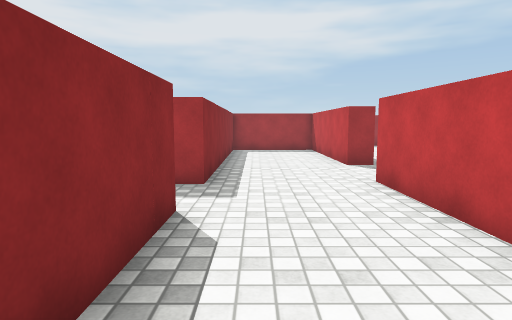
[1] (above)

24 first-person views from a walk through a 3-D level made in the Unity game engine. The camera is 1.2 m above the floor, tilts 6° down and sees 75° across. The floor is counted in squares, 1 m on a side. Each view is taken from the middle of a square. On the plan, view 1 faces up. The plan holds only what a view shows up to about 14 squares ahead; the rest is blank. The place goes on beyond the plan. The player character is not drawn. Surface patterns are stand-ins for the level's own textures.

[2]
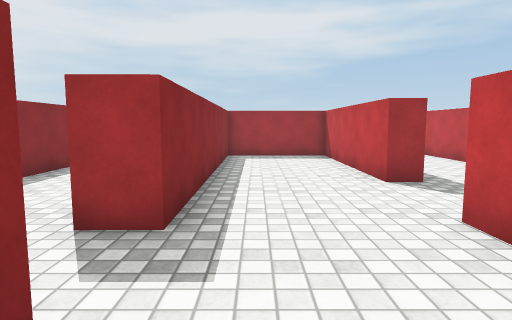

[3]
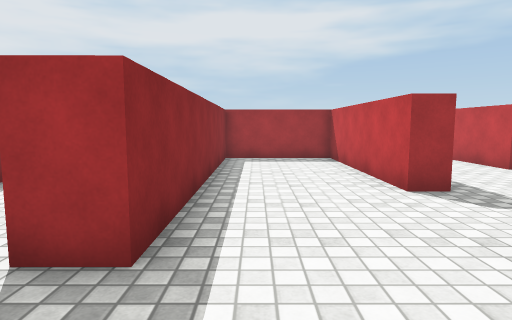

[4]
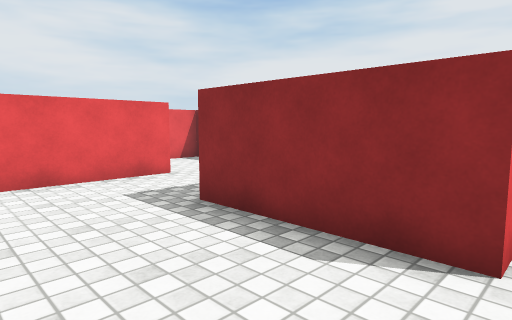

[5]
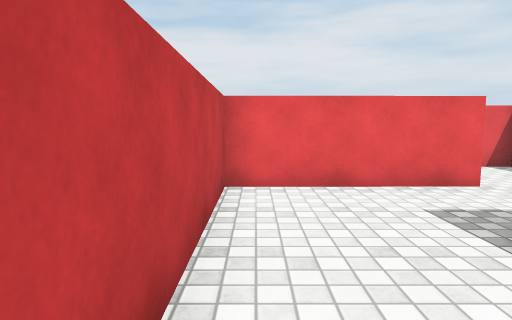

[6]
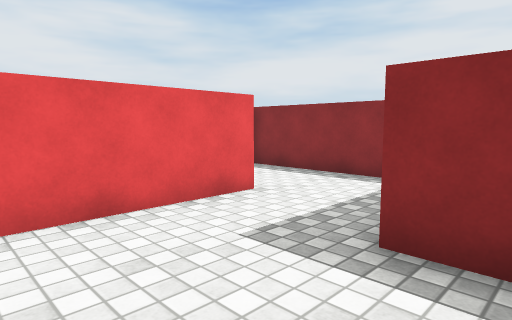

[7]
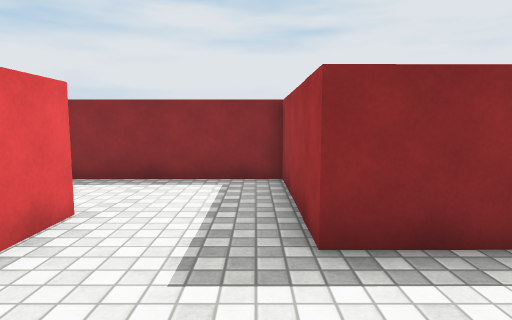

[8]
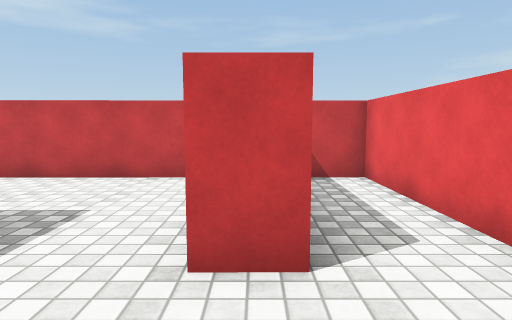

[9]
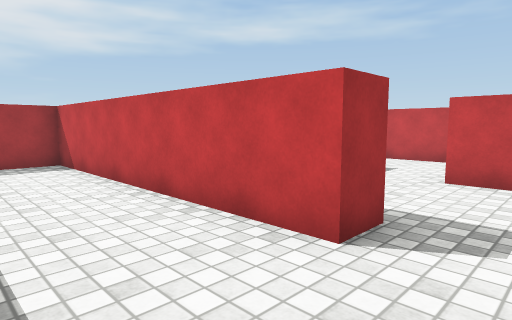

[10]
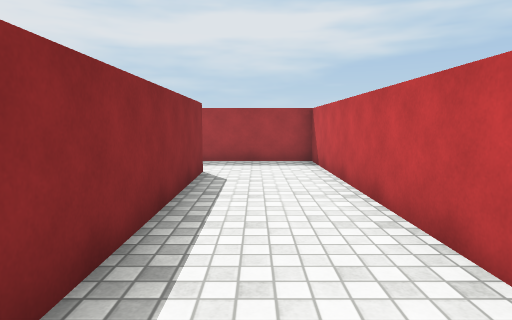

[11]
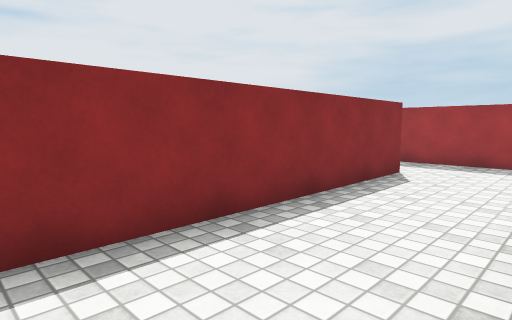

[12]
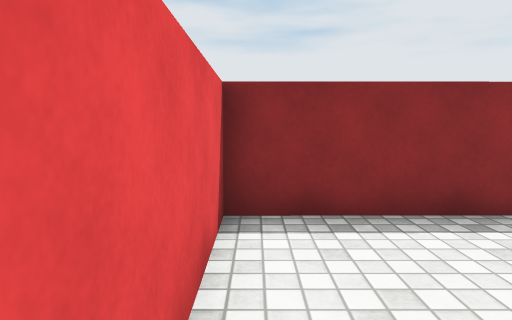

[13]
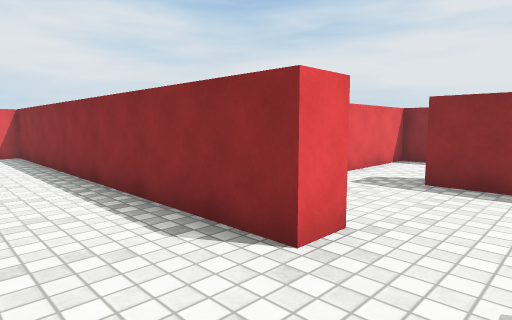

[14]
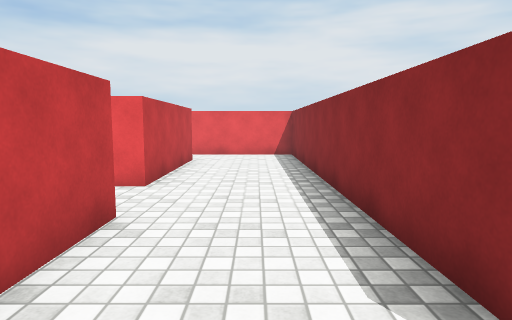

[15]
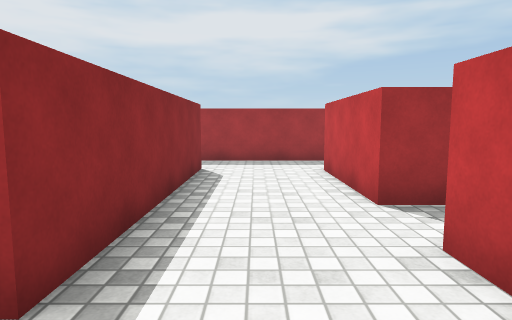

[16]
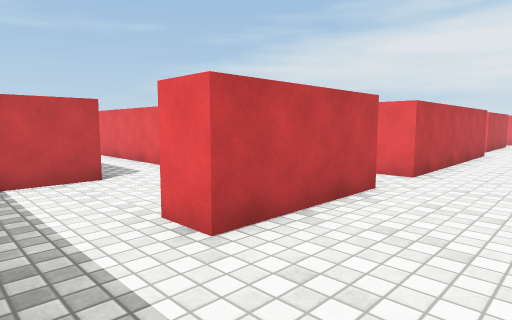

[17]
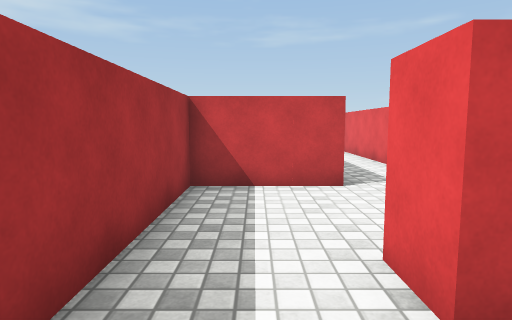

[18]
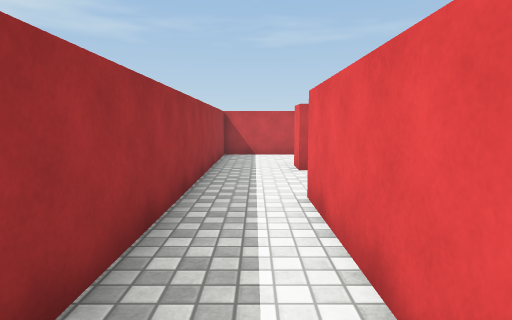

[19]
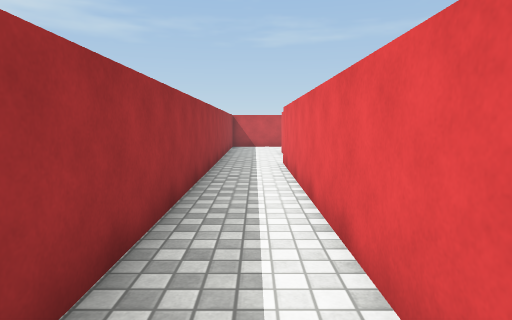

[20]
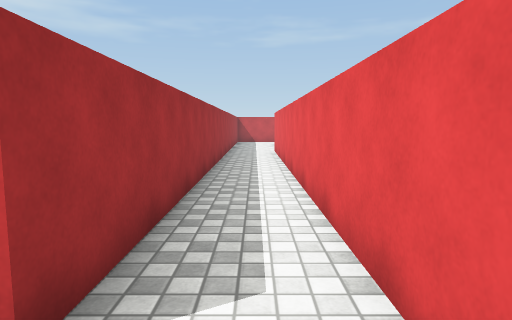

[21]
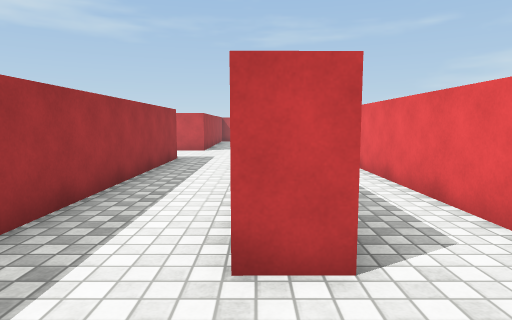

[22]
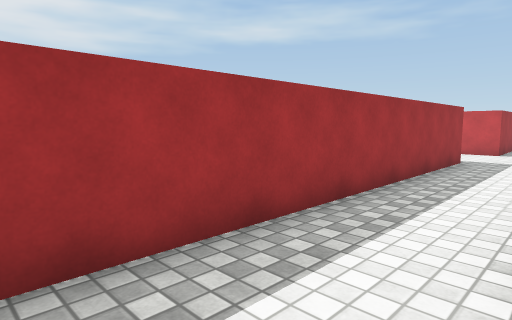

[23]
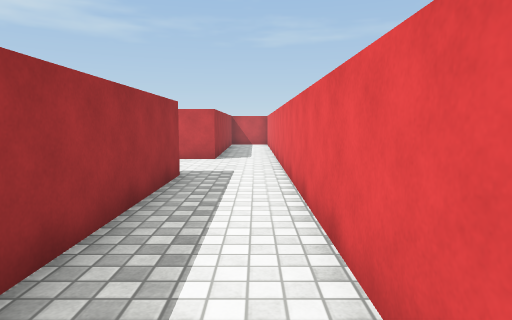

[24]
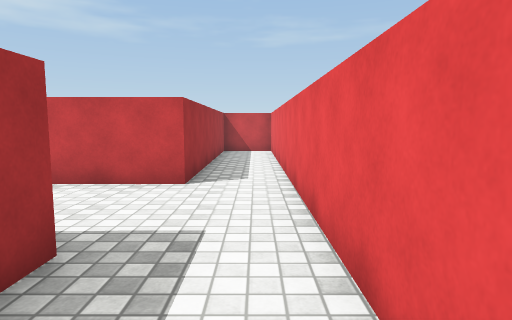

### Floor plan
Ten units are one square. View 1 is at (0, 0); x grows to the right and y downward. Boxes are objects, and circles mark ways between rooms. Rooms are numbered by the first view taken in them; rooms with no view inside come last. Other rooms are left out.
<svg viewBox="-133 -257 253 318">
<path fill="none" stroke="#000" d="M-26 -46 -11 -46 -11 -6 -53 -6 -53 56 -41 55M-24 35 -24 24 26 24 26 -71 35 -71M35 -100 28 -100 27 -161 -12 -161 -11 -67 -21 -67M-19 55 26 55 26 43M-21 -67 -21 -161 -55 -161M-54 -136 -53 -46 -26 -46M69 -36 68 -111M35 -71 35 55 76 55M68 -129 68 -169 79 -169M72 36 72 -15M115 -162 115 -193 -104 -192M-110 -171 34 -171 35 -100M-10 -228 -128 -228M-81 -202 100 -203M-104 -192 -104 -203M100 -225 27 -224 27 -252"/>
<circle cx="-15" cy="-55" r="3" fill="#2a7"/>
<circle cx="30" cy="-85" r="3" fill="#2a7"/>
<circle cx="-100" cy="-180" r="3" fill="#2a7"/>
<text x="0" y="-30">1</text>
<text x="-40" y="-100">2</text>
<text x="60" y="-60">3</text>
<text x="-20" y="-220">4</text>
</svg>
Room 1 opens to room 2. Room 1 opens to room 3. Room 3 opens to room 4.

Where each view was taken, in squares from view 1:
view 1: 0 up, 0 right, facing up
view 2: 3 up, 0 right, facing up
view 3: 4 up, 0 right, facing up
view 4: 5 up, 2 right, facing down-left
view 5: 4 up, 2 right, facing down
view 6: 2 up, 2 right, facing down-left
view 7: 0 up, 2 right, facing left
view 8: 3 down, 5 left, facing right
view 9: 5 up, 5 left, facing up-right
view 10: 5 up, 4 left, facing up
view 11: 5 up, 2 left, facing up-left
view 12: 5 up, 1 left, facing left
view 13: 9 up, 6 right, facing down-left
view 14: 8 up, 5 right, facing down
view 15: 8 up, 5 right, facing up
view 16: 19 up, 4 right, facing down-right
view 17: 18 up, 5 right, facing right
view 18: 18 up, 2 left, facing right
view 19: 18 up, 7 left, facing right
view 20: 18 up, 12 left, facing right
view 21: 20 up, 13 left, facing right
view 22: 20 up, 13 left, facing up-right
view 23: 21 up, 9 left, facing right
view 24: 21 up, 4 left, facing right
